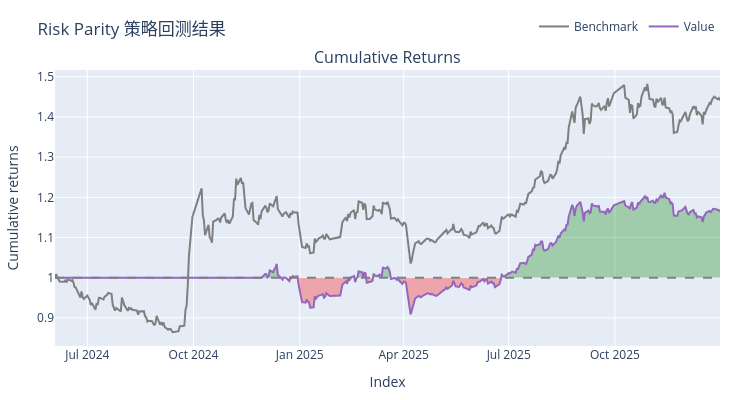

Here is the notebook cell this chart was saved with:
### Code cell
# 可视化结果
rp_viz = BacktestVisualizer(rp_result)
rp_viz.print_metrics()
rp_viz.plot_summary()

### Figure 1 — Plotly figure (JSON) as saved in the notebook; plotly's stock layout.template omitted (floating-point values rounded to 4 significant figures; data arrays with more than 128 entries replaced by an {"elided": "..."} marker saying what was removed)
{"data": [{"legendgroup": "0", "line": {"color": "#7f7f7f"}, "name": "Benchmark", "showlegend": true, "type": "scatter", "uid": "b273bdc7-adba-494a-ac76-65646a2cbadf", "x": {"elided": "387 str values"}, "xaxis": "x", "y": {"elided": "387 float values"}, "yaxis": "y"}, {"hoverinfo": "skip", "legendgroup": "1", "line": {"color": "rgba(0, 0, 0, 0)", "width": 0}, "opacity": 0, "showlegend": false, "type": "scatter", "uid": "ef564fcd-54b8-443a-a4be-0dd7da19125c", "x": {"elided": "387 str values"}, "xaxis": "x", "y": {"elided": "387 int values"}, "yaxis": "y"}, {"connectgaps": false, "fill": "tonexty", "fillcolor": "rgba(0, 128, 0, 0.3)", "hoverinfo": "skip", "legendgroup": "1", "line": {"color": "rgba(0, 0, 0, 0)", "width": 0}, "opacity": 0, "showlegend": false, "type": "scatter", "uid": "ca521d43-4cbf-4705-808d-181e0b893773", "x": {"elided": "387 str values"}, "xaxis": "x", "y": {"elided": "387 float values"}, "yaxis": "y"}, {"hoverinfo": "skip", "legendgroup": "1", "line": {"color": "rgba(0, 0, 0, 0)", "width": 0}, "opacity": 0, "showlegend": false, "type": "scatter", "uid": "80477357-37bd-44c1-99c8-f8537e7cccce", "x": {"elided": "387 str values"}, "xaxis": "x", "y": {"elided": "387 int values"}, "yaxis": "y"}, {"connectgaps": false, "fill": "tonexty", "fillcolor": "rgba(255, 0, 0, 0.3)", "hoverinfo": "skip", "legendgroup": "1", "line": {"color": "rgba(0, 0, 0, 0)", "width": 0}, "opacity": 0, "showlegend": false, "type": "scatter", "uid": "cf585a92-f2a3-46f5-9533-1bc77c57d191", "x": {"elided": "387 str values"}, "xaxis": "x", "y": {"elided": "387 float values"}, "yaxis": "y"}, {"legendgroup": "2", "line": {"color": "#9467bd"}, "name": "Value", "showlegend": true, "type": "scatter", "uid": "10f3a89d-750e-4a28-956e-18ddd17902ae", "x": {"elided": "387 str values"}, "xaxis": "x", "y": {"elided": "387 float values"}, "yaxis": "y"}, {"hoverinfo": "skip", "legendgroup": "1", "line": {"color": "rgba(0, 0, 0, 0)", "width": 0}, "opacity": 0, "showlegend": false, "type": "scatter", "uid": "a526bcf2-9158-4978-b0f5-d05e79127dc4", "x": {"elided": "387 str values"}, "xaxis": "x", "y": {"elided": "387 int values"}, "yaxis": "y"}], "layout": {"annotations": [{"font": {"size": 16}, "showarrow": false, "text": "Cumulative Returns", "x": 0.5, "xanchor": "center", "xref": "paper", "y": 1, "yanchor": "bottom", "yref": "paper"}], "height": 400, "legend": {"orientation": "h", "traceorder": "normal", "x": 1, "xanchor": "right", "y": 1.105, "yanchor": "bottom"}, "margin": {"b": 30, "l": 30, "r": 30, "t": 30}, "shapes": [{"line": {"color": "gray", "dash": "dash"}, "type": "line", "x0": 0, "x1": 1, "xref": "paper", "y0": 1, "y1": 1, "yref": "y"}], "showlegend": true, "title": {"text": "Risk Parity 策略回测结果"}, "width": 750, "xaxis": {"anchor": "y", "domain": [0, 1], "title": {"text": "Index"}}, "yaxis": {"anchor": "x", "domain": [0, 1], "title": {"text": "Cumulative returns"}}}}
